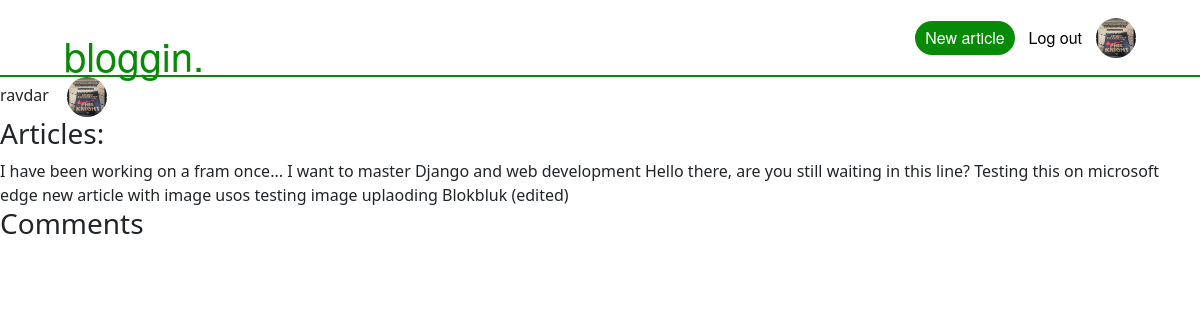
The app's page /users/ravdar/ with its own data.
### users/models.py (models this page shows, shortened)
class Profile(models.Model):
    user = models.OneToOneField(User, on_delete=models.CASCADE)
    profile_picture = models.ImageField(null=True, blank=True, default="images/default_pp.jpg", upload_to="images/")

### mainapp/models.py (models this page shows, shortened)
class Article(models.Model):
    owner = models.ForeignKey(User, on_delete=models.CASCADE)
    title = models.CharField(max_length=200)
    body = models.TextField()
    publication_date = models.DateField()
    last_edit_date = models.DateField(null=True, blank=True)
    image = models.ImageField(null=True, blank=True, upload_to="images/")
    url = models.CharField(max_length=200, default='doesnotwork')

### mainapp/views.py (the view)
# urls.py: path("users/<str:user_username>/", views.user_profile, name="user_profile")]
def user_profile(request, user_username):
    user = get_object_or_404(User, username = user_username)
    articles= Article.objects.filter(owner=user)
    comments= Comment.objects.filter(owner=user)
    return render(request, "mainapp/user_profile.html", {"user":user, "articles":articles, "comments":comments})

### mainapp/templates/mainapp/user_profile.html (shortened to what this page needs)
{% extends "mainapp/base.html" %}
{% block content %}
{{user.username}}
<img src="{{ user.profile.profile_picture.url }}" id="profile-picture">
<h3>Articles:</h3>
{% for article in articles %}
{{article.title}}
{% endfor %}
<h3>Comments</h3>
{% endblock content %}

### mainapp/templates/mainapp/base.html (shortened to what this page needs)
{% load static %}
<link href="https://cdn.jsdelivr.net/npm/bootstrap@5.3.2/dist/css/bootstrap.min.css" rel="stylesheet"
>
<link rel="stylesheet" type="text/css" href="{% static 'styles.css' %}">
<nav class="main-nav">
    <div class="nav-div-1">
        <div class="nav-div-2">
            <div class="nav-div-3-1">
                <a class="logo" href="{% url 'mainapp:main_view' %}">bloggin.</a>
            </div>
            <div class="nav-div-3-2">
            </div>
            <div class="nav-div-3-3">
                {% if user.is_authenticated %}
                <a class="nav-button mr" href="{% url 'mainapp:new_article_view' %}">New article</a>
                <a href="{% url 'users:logout' %}">Log out</a>
                <a href="{% url 'mainapp:user_profile' user.username %}"><img
                        src="{{ user.profile.profile_picture.url }}" id="profile-picture"></a>
                {% else %}
                <a href="{% url 'users:login' %}">Login</a>
                <a class="nav-button ml" href="{% url 'users:register_view' %}">Register</a>
                {% endif %}
            </div>
        </div>
    </div>
</nav>
{% block content %}{% endblock content %}

### mainapp/static/styles.css (style rules this page uses)
a { color: black; text-decoration: none; font-family: sohne, "Helvetica Neue", Helvetica, Arial, sans-serif; }
#profile-picture { height: 40px; width: 40px; border-radius: 50%; margin-left: 14px; }
.main-nav { display: flex; justify-content: center; border-bottom: 2px solid rgb(7, 139, 7); }
.nav-div-1 { margin: 0 64px; box-sizing: inherit; width: 100%; max-width: 1192px; display: block; }
.nav-div-2 { height: 75px; padding: 25px 0px; display: flex; flex-direction: row; box-sizing: inherit; }
.nav-div-3-1 { display: block; box-sizing: inherit; justify-content: center; align-items: center; }
.nav-div-3-2 { display: block; box-sizing: inherit; flex: 1 0 auto; }
.nav-div-3-3 { align-items: center; display: flex; flex-direction: row; box-sizing: inherit; }
.nav-button { display: inline-block; background-color: rgb(7, 139, 7); padding: 5px 10px; color: #ffffff; text-decoration: none; border-radius: 99em; }
.mr { margin-right: 14px; }
.logo { font-size: 40px; color: rgb(7, 139, 7); justify-content: center; align-items: center; }

### records on screen
Article: title "I have been working on a fram once..."
Article: title "I want to master Django and web development"
Article: title "Hello there, are you still waiting in this line?"
Article: title "Testing this on microsoft edge"
Article: title "new article with image usos"
Article: title "testing image uplaoding"
Article: title "Blokbluk (edited)"

### other values on screen
{{ user.username }} "ravdar"
